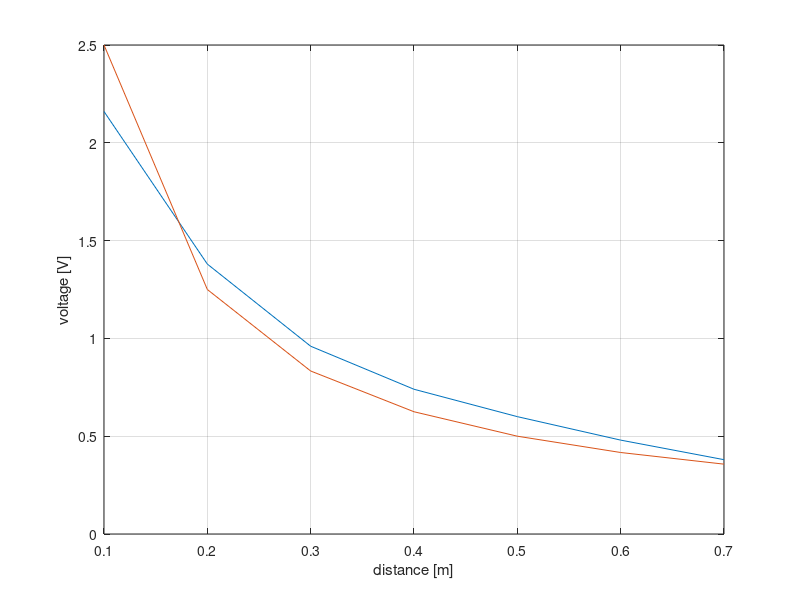

MATLAB code for this plot:
clear;
close all;

%1.1
load('1_1.mat');

wavelength = (max(d_wires)-min(d_wires))*2;

phase_v = wavelength*f;
disp(phase_v);

% why we can see/hear such modulation. 
% it is 1kHz..?


%1.2
clear
load('1_2.mat');
r = r(2:end);
V = V(2:end);
figure
plot(r, V);
xlabel('distance [m]');
ylabel('voltage [V]');
hold on;
Vx = 0.25./r.^1;
plot(r,Vx);
grid on

% expecting a value x = 1, because the power of the signal deteriorates
% with a power of 2 over distance, and the voltage is proportional to the
% square root of the power, the voltage of the signal will deteriorate with
% a power of 1.

%1.3
clear
load('1_3.mat');
%Volgorde: Zonder, Metal, Dielectric, Absorbing, Vertical Wires, Horizontal
ratio = 10*log10(V./V(1));

%1.4
clear
load('1_4.mat');

%Volgorde: Orthogonal, Normal

Q = 10*log10(V(1)/V(2))


